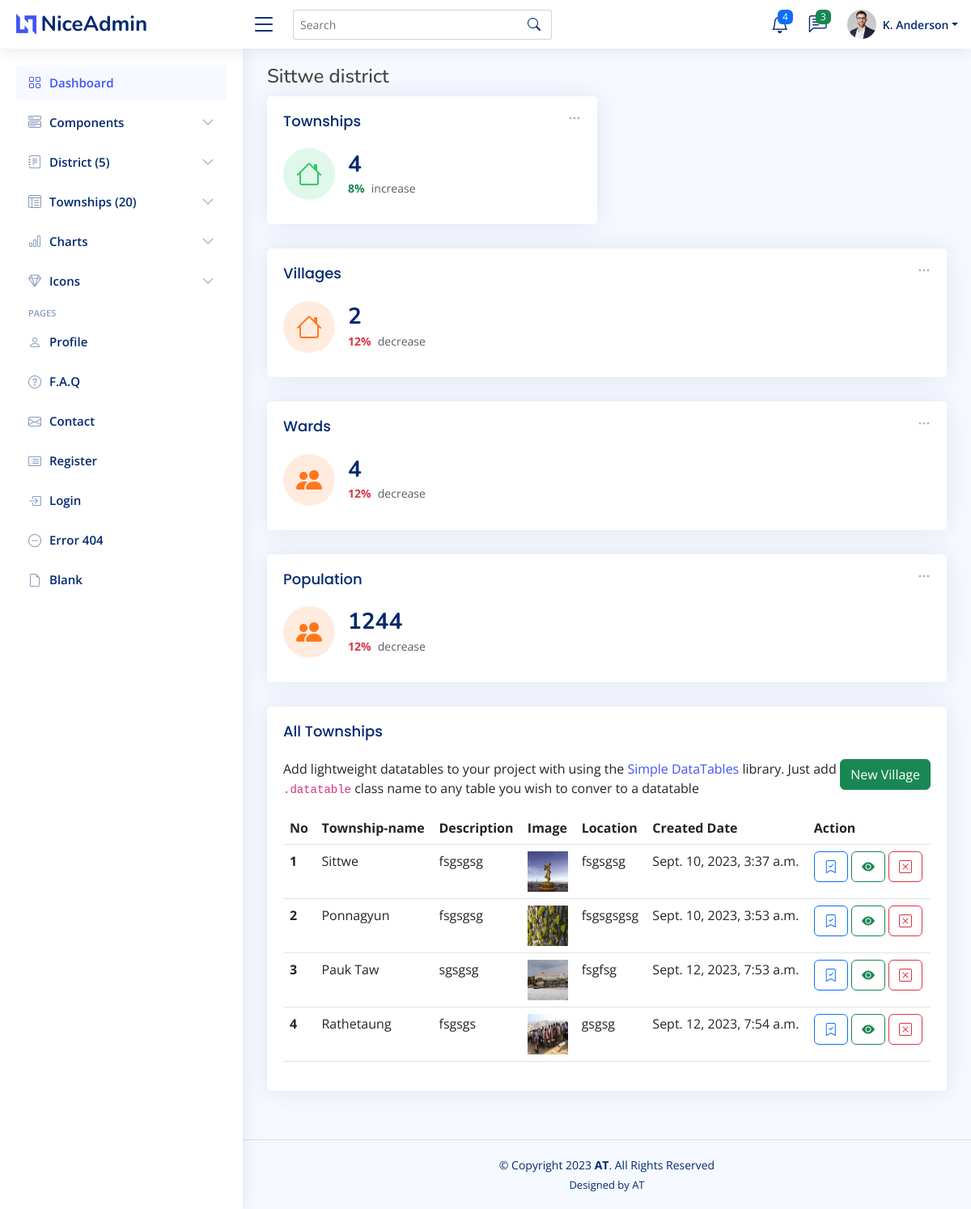
/dashboard/district_detail/1/, run on the app's committed database.
### mainapp/models.py (models this page shows, shortened)
class Township(models.Model):
     district = models.ForeignKey(District, on_delete=models.CASCADE)
     name = models.CharField(max_length=200)
     description = models.TextField()
     image = models.ImageField(upload_to='township-image')
     location = models.CharField(max_length=200, blank=True, null=True)
     created = models.DateTimeField(default=timezone.now, null=True, blank=True)
     updated = models.DateTimeField(auto_now=True, null=True, blank=True)

class District(models.Model):
     name = models.CharField(max_length=200)
     description = models.TextField()
     created = models.DateTimeField(default=timezone.now, null=True, blank=True)
     updated = models.DateTimeField(auto_now=True, null=True, blank=True)

### mainapp/views.py (the view)
# urls.py: path('district_detail/<str:pk>/', views.district_detail, name='district_detail'),
def district_detail(request, pk=id):
     districts = District.objects.all()
     townships = Township.objects.all()
     wards = Ward.objects.all()
     villages = Village.objects.all()
     district_townships = Township.objects.filter(district_id=pk)
     district_villages = Village.objects.filter(township__district__id=pk)
     district_wards = Ward.objects.filter(township__district__id=pk)
     context = {
          'districts':districts,
          'townships':townships,
          'villages':villages,
          'wards':wards,
          'district_townships':district_townships,
          'district_villages':district_villages,
          'district_wards':district_wards
     }
     return render(request, 'backend/pages/district_detail.html', context)

### mainapp/templates/backend/pages/district_detail.html (shortened to what this page needs)
{% extends 'backend/layouts/main.html' %}
{% block content %}
<div class="pagetitle">
      <div class="pagetitle">
          <h4>{{ district_townships.first.district.name }} district</h4>
      </div>
      <section class="section dashboard">
        <div class="row">
          <div class="col-lg-12">
            <div class="row">
              <div class="col-xxl-3 col-md-6">
                <div class="card info-card revenue-card">
                  <div class="filter">
                    <a class="icon" href="#" data-bs-toggle="dropdown"><i class="bi bi-three-dots"></i></a>
                  </div>
                  <div class="card-body">
                    <h5 class="card-title">Townships</span></h5>
                    <div class="d-flex align-items-center">
                      <div class="card-icon rounded-circle d-flex align-items-center justify-content-center">
                        <i class="bi bi-house"></i>
                      </div>
                      <div class="ps-3">
                        <h6>{{ district_townships.count}}</h6>
                        <span class="text-success small pt-1 fw-bold">8%</span> <span class="text-muted small pt-2 ps-1">increase</span>
                      </div>
                    </div>
                  </div>
                </div>
              </div>
              <div class="col-xxl-3 col-xl-12">
                <div class="card info-card customers-card">
                  <div class="filter">
                    <a class="icon" href="#" data-bs-toggle="dropdown"><i class="bi bi-three-dots"></i></a>
                  </div>
                  <div class="card-body">
                    <h5 class="card-title">Villages</span></h5>
                    <div class="d-flex align-items-center">
                      <div class="card-icon rounded-circle d-flex align-items-center justify-content-center">
                        <i class="bi bi-house"></i>
                      </div>
                      <div class="ps-3">
                        <h6>{{ district_villages.count}}</h6>
                        <span class="text-danger small pt-1 fw-bold">12%</span> <span class="text-muted small pt-2 ps-1">decrease</span>
                      </div>
                    </div>
                  </div>
                </div>
              </div>
              <div class="col-xxl-3 col-xl-12">
                <div class="card info-card customers-card">
                  <div class="filter">
                    <a class="icon" href="#" data-bs-toggle="dropdown"><i class="bi bi-three-dots"></i></a>
                  </div>
                  <div class="card-body">
                    <h5 class="card-title">Wards</span></h5>
                    <div class="d-flex align-items-center">
                      <div class="card-icon rounded-circle d-flex align-items-center justify-content-center">
                        <i class="bi bi-people-fill"></i>
                      </div>
                      <div class="ps-3">
                        <h6>{{ district_wards.count}}</h6>
                        <span class="text-danger small pt-1 fw-bold">12%</span> <span class="text-muted small pt-2 ps-1">decrease</span>
                      </div>
                    </div>
                  </div>
                </div>
              </div>
              <div class="col-xxl-3 col-xl-12">
                <div class="card info-card customers-card">
                  <div class="filter">
                    <a class="icon" href="#" data-bs-toggle="dropdown"><i class="bi bi-three-dots"></i></a>
                  </div>
                  <div class="card-body">
                    <h5 class="card-title">Population</span></h5>
                    <div class="d-flex align-items-center">
                      <div class="card-icon rounded-circle d-flex align-items-center justify-content-center">
                        <i class="bi bi-people-fill"></i>
                      </div>
                      <div class="ps-3">
                        <h6>1244</h6>
                        <span class="text-danger small pt-1 fw-bold">12%</span> <span class="text-muted small pt-2 ps-1">decrease</span>
                      </div>
                    </div>
                  </div>
                </div>
              </div>
            </div>
          </div>
        </div>
      </section>
      <section class="section">
        <div class="row">
          <div class="col-lg-12">
            <div class="card">
              <div class="card-body">
                <h5 class="card-title">All Townships</h5>
                <a href="" class="float-end btn btn-large btn-success">New Village</a>
                <p>Add lightweight datatables to your project with using the <a href="https://github.com/fiduswriter/Simple-DataTables" target="_blank">Simple DataTables</a> library. Just add <code>.datatable</code> class name to any table you wish to conver to a datatable</p>
                <table class="table datatable">
                  <thead>
                    <tr>
                      <th scope="col">No</th>
                      <th scope="col">Township-name</th>
                      <th scope="col">Description</th>
                      <th scope="col">Image</th>
                      <th scope="col">Location</th>
                      <th scope="col">Created Date</th>
                      <th scope="col">Action</th>
                    </tr>
                  </thead>
                  <tbody>
                    {% for district_township in district_townships %}
                    <tr>
                      <th scope="row">{{ forloop.counter }}</th>
                      <td>{{ district_township.name }}</td>
                      <td>{{ district_township.description|safe }}</td>
                      <td>
                         <img src="{{ district_township.image.url }}" alt="" style="width: 50px; height: 50px;">
                      </td>
                      <td>{{ district_township.location }}</td>
                      <td>{{ district_township.created }}</td>
                      <td>
                        <a href="" class="btn btn-outline-primary">
                          <i class="bi bi-bookmark-check"></i>
                        </a>
                        <a href="" class="btn btn-outline-success">
                          <i class="bi bi-eye-fill"></i>
                        </a>
                        <a href="" class="btn btn-outline-danger">
                        <i class="bi bi-x-square"></i>
                        </a>
                      </td>
                    </tr>
                    {% endfor %}
                  </tbody>
                </table>
              </div>
            </div>
          </div>
        </div>
      </section>
</div>
{% endblock content %}

### static/assets/css/style.css (style rules this page uses)
:root { scroll-behavior: smooth; }
body { font-family: "Open Sans", sans-serif; background: #f6f9ff; color: #444444; }
h1, h2, h3, h4, h5, h6 { font-family: "Nunito", sans-serif; }
.pagetitle { margin-bottom: 10px; }
.card { margin-bottom: 30px; border: none; border-radius: 5px; box-shadow: 0px 0 30px rgba(1, 41, 112, 0.1); }
.card-title { padding: 20px 0 15px 0; font-size: 18px; font-weight: 500; color: #012970; font-family: "Poppins", sans-serif; }
.card-body { padding: 0 20px 20px 20px; }
.dashboard .filter { position: absolute; right: 0px; top: 15px; }
.dashboard .filter .icon { color: #aab7cf; padding-right: 20px; padding-bottom: 5px; transition: 0.3s; font-size: 16px; }
.dashboard .info-card { padding-bottom: 10px; }
.dashboard .info-card h6 { font-size: 28px; color: #012970; font-weight: 700; margin: 0; padding: 0; }
.dashboard .card-icon { font-size: 32px; line-height: 0; width: 64px; height: 64px; flex-shrink: 0; flex-grow: 0; }
.dashboard .revenue-card .card-icon { color: #2eca6a; background: #e0f8e9; }
.dashboard .customers-card .card-icon { color: #ff771d; background: #ffecdf; }

### data on the page
Township: first.district.name "Sittwe", name "Sittwe", description "fsgsgsg", image (picture), location "fsgsgsg", created "Sept. 10, 2023, 3:37 a.m."
Township: name "Ponnagyun", description "fsgsgsg", image (picture), location "fsgsgsgsg", created "Sept. 10, 2023, 3:53 a.m."
Township: name "Pauk Taw", description "sgsgsg", image (picture), location "fsgfsg", created "Sept. 12, 2023, 7:53 a.m."
Township: name "Rathetaung", description "fsgsgs", image (picture), location "gsgsg", created "Sept. 12, 2023, 7:54 a.m."

### other printed values
{{ districts.count }} "5"
{{ townships.count }} "20"
{{ district_townships.count }} "4"
{{ district_villages.count }} "2"
{{ district_wards.count }} "4"
